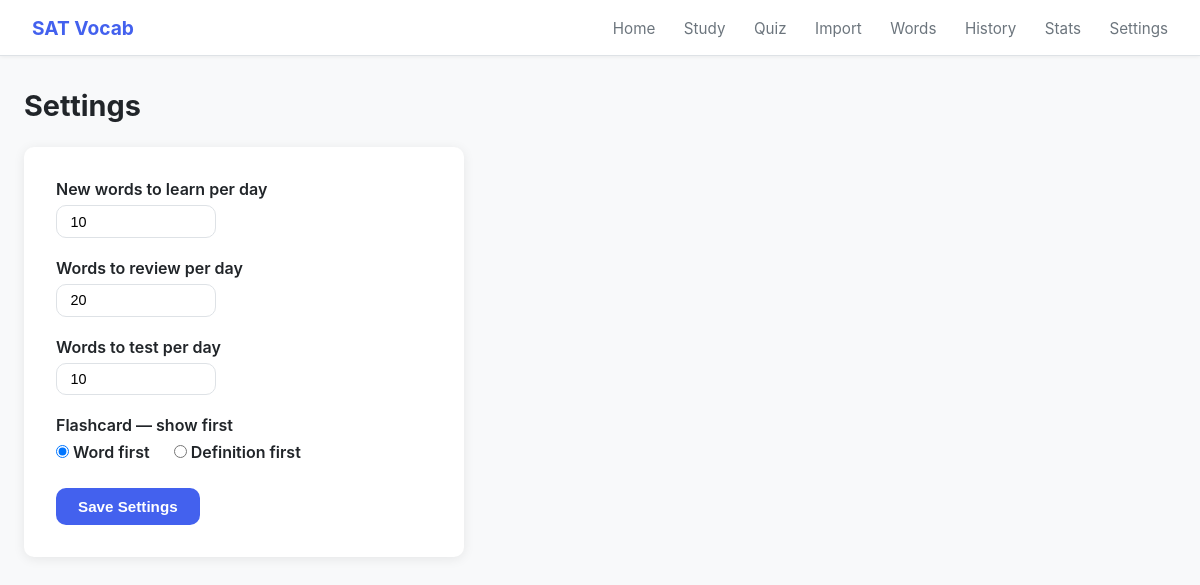
The page /settings on the database its author committed.
### tables this page shows
CREATE TABLE settings (
            id                  INTEGER PRIMARY KEY DEFAULT 1,
            daily_learn_count   INTEGER DEFAULT 10,
            daily_review_count  INTEGER DEFAULT 20,
            daily_test_count    INTEGER DEFAULT 10
        , show_word_first INTEGER DEFAULT 1, test_size INTEGER DEFAULT 10);

### routes/settings.py (the view, shortened to what this page needs)
@bp.route('/settings', methods=['GET', 'POST'])
def settings_page():
    conn = get_db()
    s = conn.execute("SELECT * FROM settings WHERE id = 1").fetchone()
    conn.close()
    return render_template('settings.html', settings=s)

### database.py (called while the page is built)
def get_db():
    conn = sqlite3.connect(DATABASE)
    conn.row_factory = sqlite3.Row
    conn.execute("PRAGMA foreign_keys = ON")
    return conn

### templates/settings.html (shortened to what this page needs)
{% extends "base.html" %}
{% block content %}
<div class="page-header">
  <h1>Settings</h1>
</div>
<form method="post" class="settings-form">
  <div class="form-group">
    <label for="daily_learn_count">New words to learn per day</label>
    <input type="number" id="daily_learn_count" name="daily_learn_count"
           value="{{ settings.daily_learn_count }}" min="1" max="100" class="input-field input-num">
  </div>
  <div class="form-group">
    <label for="daily_review_count">Words to review per day</label>
    <input type="number" id="daily_review_count" name="daily_review_count"
           value="{{ settings.daily_review_count }}" min="1" max="200" class="input-field input-num">
  </div>
  <div class="form-group">
    <label for="daily_test_count">Words to test per day</label>
    <input type="number" id="daily_test_count" name="daily_test_count"
           value="{{ settings.daily_test_count }}" min="1" max="100" class="input-field input-num">
  </div>
  <div class="form-group">
    <label>Flashcard — show first</label>
    <div class="toggle-group">
      <label class="toggle-option">
        <input type="radio" name="show_word_first" value="1"
               {% if settings.show_word_first != 0 %}checked{% endif %}> Word first
      </label>
      <label class="toggle-option">
        <input type="radio" name="show_word_first" value="0"
               {% if settings.show_word_first == 0 %}checked{% endif %}> Definition first
      </label>
    </div>
  </div>
  <button type="submit" class="btn btn-primary">Save Settings</button>
</form>
{% endblock %}

### static/style.css (style rules this page uses)
:root { --bg: #f8f9fa; --surface: #ffffff; --border: #dee2e6; --text: #212529; --text-muted: #6c757d; --primary: #4361ee; --primary-dark: #3451d1; --success: #2dc653; --warning: #f8961e; --danger: #ef233c; --learn: #4361ee; --review: #f8961e; --test: #7209b7; --mastered: #2dc653; --radius: 10px; --shadow: 0 2px 12px rgba(0,0,0,0.08); }
* { box-sizing: border-box; margin: 0; padding: 0; }
body { font-family: -apple-system, BlinkMacSystemFont, 'Segoe UI', sans-serif; background: var(--bg); color: var(--text); min-height: 100vh; }
.btn { display: inline-block; padding: 0.5rem 1.25rem; border-radius: var(--radius); border: 2px solid transparent; font-size: 0.95rem; font-weight: 600; cursor: pointer; text-decoration: none; transition: all 0.15s; }
.btn-primary { background: var(--primary); color: #fff; }
.page-header { margin-bottom: 1.5rem; }
.page-header h1 { font-size: 1.8rem; margin-bottom: 0.4rem; }
.input-field { padding: 0.45rem 0.85rem; border: 1px solid var(--border); border-radius: var(--radius); font-size: 0.9rem; flex: 1; min-width: 160px; }
.input-num { max-width: 100px; }
.settings-form { background: var(--surface); border-radius: var(--radius); padding: 2rem; box-shadow: var(--shadow); max-width: 440px; }
.form-group { margin-bottom: 1.25rem; }
.form-group label { display: block; font-weight: 600; margin-bottom: 0.4rem; }
.toggle-group { display: flex; gap: 1.5rem; margin-top: 0.25rem; }
.toggle-option { display: flex; align-items: center; gap: 0.4rem; font-weight: 400; cursor: pointer; }

### rows shown on the page
settings: daily_learn_count "10", daily_review_count "20", daily_test_count "10", show_word_first "☑ Word first", show_word_first "☐ Definition first"
